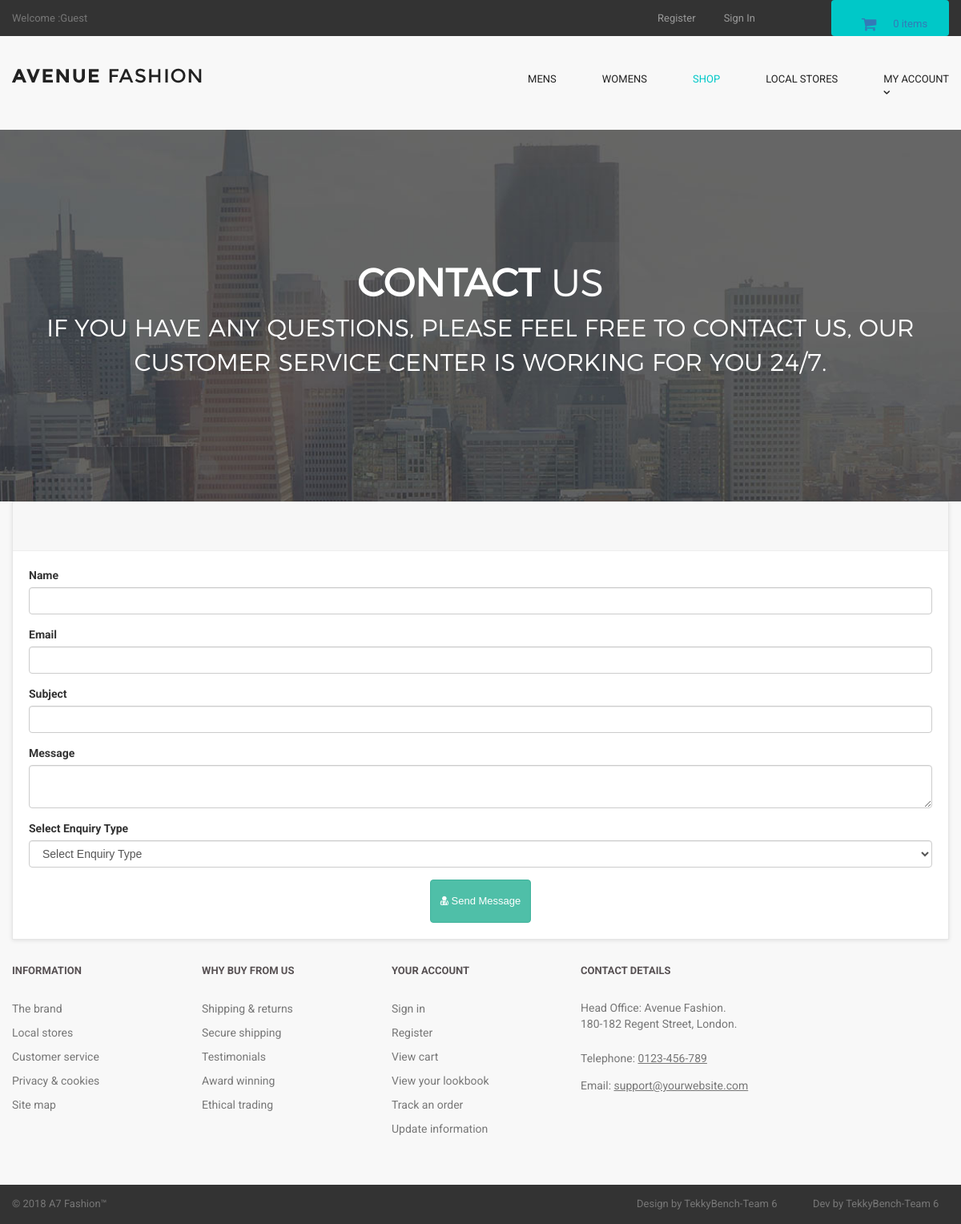
The app's page /contact.php, older data.
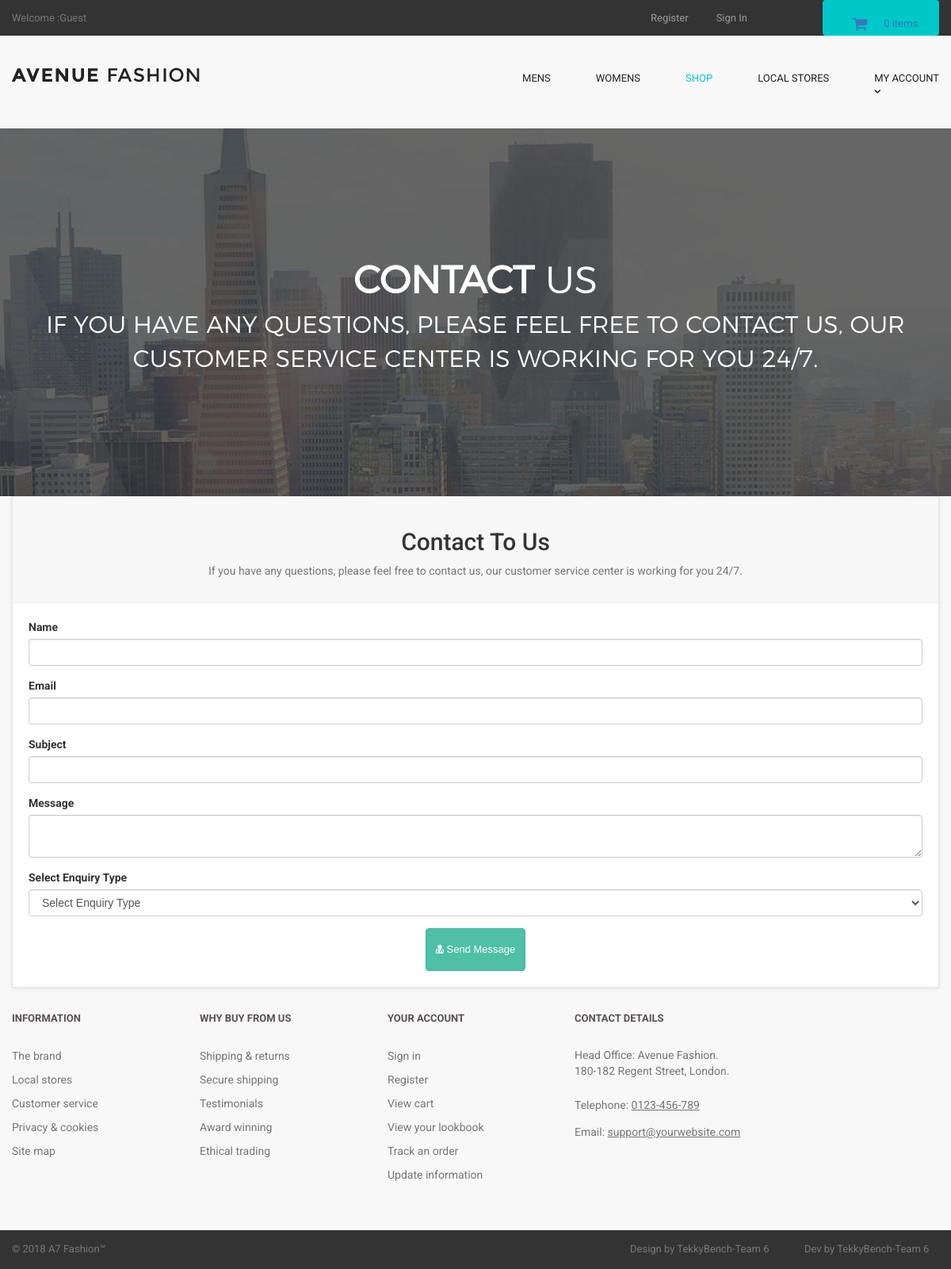
The same page, newer data.
### tables this page shows
CREATE TABLE `contact_us` (
  `contact_id` int(10) NOT NULL,
  `contact_email` text NOT NULL,
  `contact_heading` text NOT NULL,
  `contact_desc` text NOT NULL
);

### contact.php (the view, shortened to what this page needs)
<?php
include("includes/db.php");
include("includes/header.php");
include("includes/main.php");
?>
  <main>
    <div class="nero">
      <div class="nero__heading">
        <span class="nero__bold">Contact</span> Us
      </div>
      <p class="nero__text">
      If you have any questions, please feel free to contact us, our customer service center is working for you 24/7.
      </p>
    </div>
  </main>
<div class="col-md-12" >
<div class="box" >
<div class="box-header" >
<center>
<?php
$get_contact_us = "select * from contact_us";
$run_conatct_us = mysqli_query($con,$get_contact_us);
$row_conatct_us = mysqli_fetch_array($run_conatct_us);
$contact_heading = $row_conatct_us['contact_heading'];
$contact_desc = $row_conatct_us['contact_desc'];
?>
<h2> <?php echo $contact_heading; ?> </h2>
<p class="text-muted" >
<?php echo $contact_desc; ?>
</p>
</center>
</div>
<form action="contact.php" method="post" >
<div class="form-group" >
<label>Name</label>
<input type="text" class="form-control" name="name" required>
</div>
<div class="form-group">
<label>Email</label>
<input type="text" class="form-control" name="email" required>
</div>
<div class="form-group">
<label> Subject </label>
<input type="text" class="form-control" name="subject" required>
</div>
<div class="form-group">
<label> Message </label>
<textarea class="form-control" name="message"> </textarea>
</div>
<div class="form-group">
<label> Select Enquiry Type </label>
<select name="enquiry_type" class="form-control">
<option> Select Enquiry Type </option>
</select>
</div>
<div class="text-center">
<button type="submit" name="submit" class="btn btn-primary">
<i class="fa fa-user-md"></i> Send Message
</button>
</div>
</form>
</div>
</div>
<?php
include("includes/footer.php");
?>
</body>
</html>

Row changes from the older to the newer data that the page shows:
added contact_us: contact_heading "Contact To Us", contact_desc "If you have any questions, please feel free to contact us, our customer service center is working for you 24/7."
